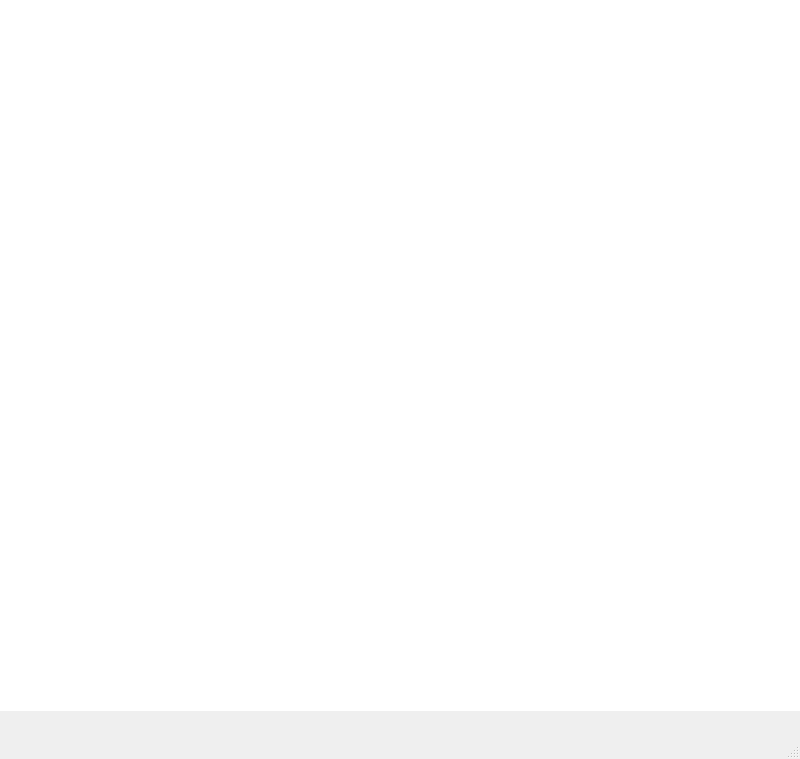
<?xml version="1.0" encoding="UTF-8"?>
<ui version="4.0">
 <class>engineer</class>
 <widget class="QMainWindow" name="engineer">
  <property name="geometry">
   <rect>
    <x>0</x>
    <y>0</y>
    <width>800</width>
    <height>759</height>
   </rect>
  </property>
  <property name="windowTitle">
   <string>MainWindow</string>
  </property>
  <widget class="QWidget" name="centralwidget">
   <widget class="QLabel" name="label">
    <property name="geometry">
     <rect>
      <x>0</x>
      <y>0</y>
      <width>801</width>
      <height>711</height>
     </rect>
    </property>
    <property name="styleSheet">
     <string notr="true">background-image: url(:/Engineering/engineering.png);
background-repeat: no-repeat;
background-position: center;
background-attachment: fixed;
background-color: white; /* Fallback color */</string>
    </property>
    <property name="text">
     <string/>
    </property>
   </widget>
  </widget>
  <widget class="QMenuBar" name="menubar">
   <property name="geometry">
    <rect>
     <x>0</x>
     <y>0</y>
     <width>800</width>
     <height>21</height>
    </rect>
   </property>
  </widget>
  <widget class="QStatusBar" name="statusbar"/>
 </widget>
 <resources>
  <include location="Engineering.qrc"/>
 </resources>
 <connections/>
</ui>
